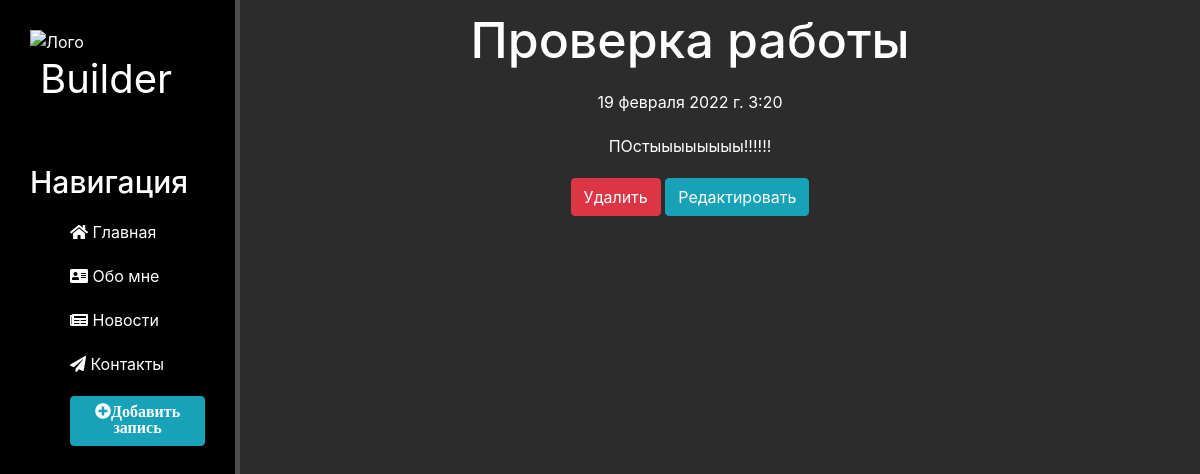
Screenshot of /news/1 with the database file from the repository.
### news/models.py (models this page shows, shortened)
class Articles(models.Model):
    title = models.CharField('Название', max_length=50)
    anons = models.CharField('Анонс', max_length=250)
    full_text = models.TextField('Текст статьи')
    date = models.DateTimeField('Дата публикации')
    class Meta:
        verbose_name = 'Новость'
        verbose_name_plural = 'Новости'

### news/views.py (the view)
# urls.py: path('<int:pk>', views.NewsDetailView.as_view(), name='news-detail'),
class NewsDetailView(DetailView):
    model = Articles
    template_name = 'news/details_view.html'
    context_object_name = 'article'

### news/templates/news/details_view.html (shortened to what this page needs)
{% extends 'main/layout.html' %}
{% block content %}
   <div class="features">
       <h1>{{ article.title }}</h1>
       <p>{{ article.date }}</p>
       <p>{{ article.full_text }}</p>
       <a href="{% url 'news-delete' article.id%}" class="btn btn-danger">Удалить</a>
       <a href="{% url 'news-update' article.id%}" class="btn btn-info">Редактировать</a>
   </div>
{% endblock %}

### main/static/main/css/main.css (style rules this page uses)
body { background: #2c2c2c; }
main .features { float: left; color: #fff; margin-top: 10px; text-align: center; width: 75%; }
main .features h1 { font-size: 50px; }
main .features p { max-width: 400px; margin: 20px auto; }

### rows the page displays
Articles: title "Проверка работы", date "19 февраля 2022 г. 3:20", full_text "ПОстыыыыыыыы!!!!!!"
